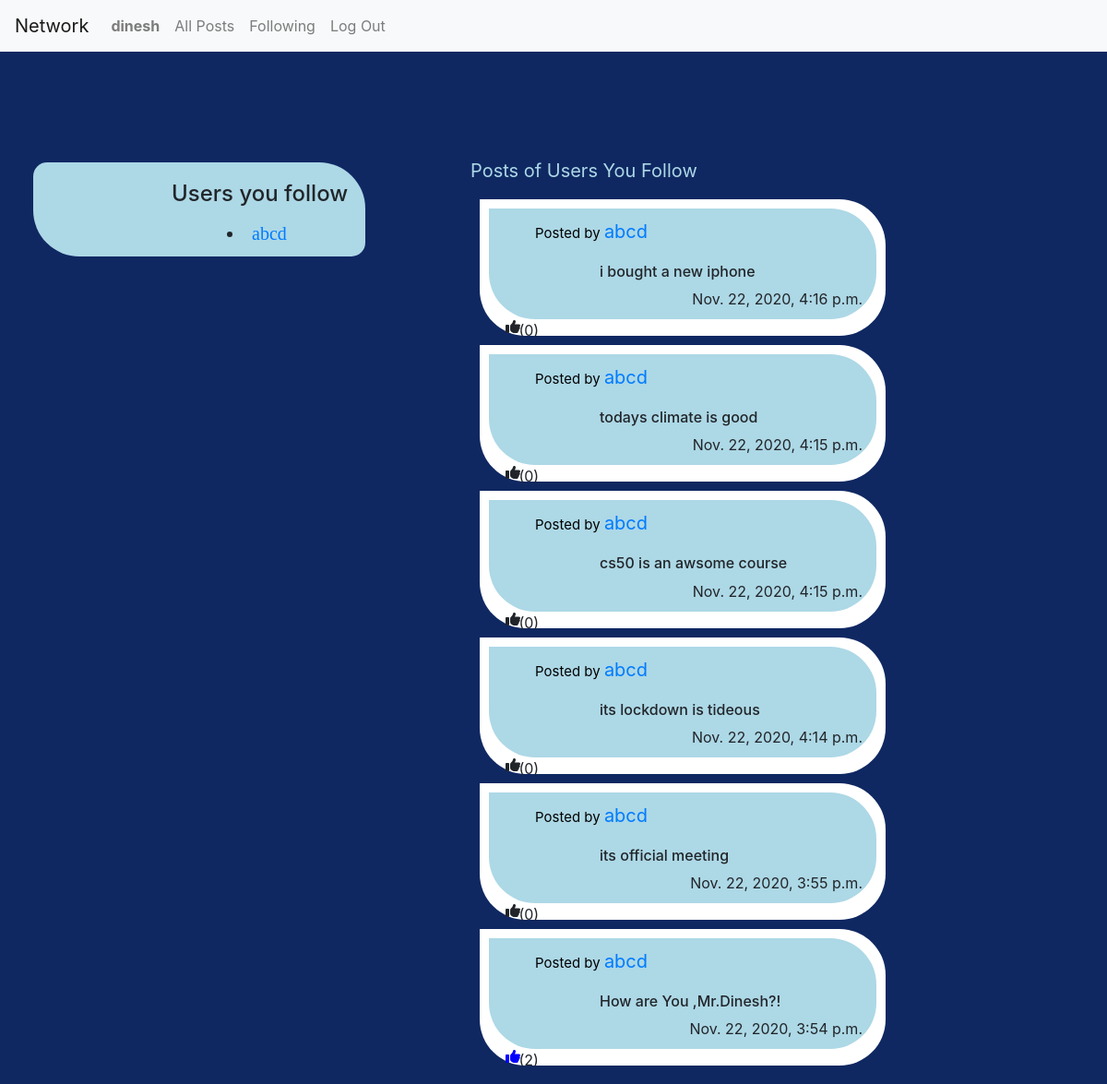
The page /following (signed in) on the database its author committed.
### network/models.py (models this page shows, shortened)
class User(AbstractUser):
	likes=models.ManyToManyField('Posts',related_name='fans')
	follows=models.ManyToManyField('self',symmetrical=False,related_name="followers")

class Posts(models.Model):
	author=models.ForeignKey(User,on_delete=models.CASCADE,related_name="posted")
	content=models.CharField(max_length=300)
	date=models.DateTimeField()
	totallikes=models.IntegerField(default=0)

### network/views.py (the view)
# urls.py: path("following",views.following,name="following"),
def following(request):
    user_current=User.objects.get(username=request.user)
    following_users=user_current.follows.all()
    postslikedbyuser=user_current.likes.all()
    posts_followed=Posts.objects.filter(author__in=following_users).order_by('date')
    posts_followed=posts_followed[::-1]
    paginator=Paginator(posts_followed,10)
    l={"user_current":user_current,"user_follows":following_users,"posts":paginator.get_page(request.GET.get('page')),"postsliked":postslikedbyuser}
    return render(request,"network/following.html",l)

### network/templates/network/following.html (shortened to what this page needs)
{% extends "network/layout.html" %}
{% block body %}
	{% if user.is_authenticated %}
    <div id="profile">
         <h4 >Users you follow</h4>
        <div id="users">
         {% for use in user_follows %}
               <li><a href="{% url 'profile' user.username %}" id="atag">{{ use.username }}</a></li>
         {% empty %}
               <li id="atag">You haven't followed any users</li>
         {% endfor %}
        </div>
    </div>
    <div id="pagiator" style="color:#add8e6 ">
              &nbsp;<strong>{{posts.number}}</strong>&nbsp;
    </div>
		<div id ="allpost">
            <p style="color:#add8e6;font-size: 20px; ">Posts of Users You Follow</p>
   			{% for post in posts %}
   			<div style="padding: 10px; padding-bottom: 18px; background-color: white;margin:10px;">
   			    <div id="content{{post.pk}}">
                <p  style="font-size:15px;color: black;">Posted by
   			 	      <a href="{% url 'profile' post.author %}" style="padding-left: 0px; font-size: 20px;">{{post.author}}</a></p>
   			 	      <h6 style="padding-left: 70px;padding-top: 3px;">{{post.content}}</h6>
   			 	      <li class="row justify-content-end" style="padding-right: 20px;">{{post.date}}</li>
   			    </div>
            {% if post in postsliked %}
            <i class="fas fa-thumbs-up " style="color: blue;" id="likepost" data-id="{{post.pk}}"></i><span style="position: absolute; left:13% " id="totallikes{{post.pk}}">({{post.totallikes}})</span>
            {% else %}
            <i class="fas fa-thumbs-up "  id="likepost"  data-id="{{post.pk}}"></i><span style="position: absolute; left:13% " id="totallikes{{post.pk}}">({{post.totallikes}})</span>
            {% endif %}
   			</div>
            {% empty%}
               <p> No Posts.</p>
   			 {% endfor %}
   		</div>
   	{% endif %}
{% endblock %}

### network/templates/network/layout.html (shortened to what this page needs)
{% load static %}
<!DOCTYPE html>
<html lang="en">
    <head>
        <link rel="stylesheet" href="https://stackpath.bootstrapcdn.com/bootstrap/4.4.1/css/bootstrap.min.css">
        <link href="{% static 'network/styles.css' %}" rel="stylesheet">
    </head>
    <body style="background-color:  #0f2862">
        <nav class="navbar navbar-expand-lg navbar-light bg-light" >
            <a class="navbar-brand" href="{% url 'index' %}">Network</a>
            <div >
              <ul class="navbar-nav mr-auto">
                {% if user.is_authenticated %}
                    <li class="nav-item">
                        <a class="nav-link" href="{% url 'profile' user.username %}"><strong>{{ user.username }}</strong></a>
                    </li>
                {% endif %}
                <li class="nav-item">
                  <a class="nav-link" href="{% url 'allposts' %}">All Posts</a>
                </li>
                {% if user.is_authenticated %}
                    <li class="nav-item">
                        <a class="nav-link" href="{% url 'following' %}">Following</a>
                    </li>
                    <li class="nav-item">
                        <a class="nav-link" href="{% url 'logout' %}">Log Out</a>
                    </li>
                {% endif %}
              </ul>
            </div>
          </nav>
        <div class="body">
            {% block body %}
            {% endblock %}
        </div>
    </body>
</html>

### network/templates/network/layout.html (style rules this page uses)
#allpost { position: absolute; top:40px; right:200px; left:20px; margin-left: 40%; margin-top:10%; padding:10px; width:40%; border-radius: 50px; }
#allpost div { padding:10px; padding-left: 50px; background-color: #add8e6; border-bottom-left-radius: 50px; border-top-right-radius: 50px; border-bottom-left-radius: 50px; border-bottom-right-radius: 50px; }
#pagiator { position: absolute; left:74%; top: 25%; }

### network/templates/network/following.html (style rules this page uses)
h4 { padding-top: 10px; padding-left: 140px; padding-bottom: 5px; }
#users { font-size: 20px; padding-left: 200px; }
#profile { margin-top: 10%; margin-left: 3%; width: 30%; padding: 10px; position: fixed; border-bottom-left-radius: 50px; border-top-right-radius: 50px; border-top-left-radius: 15px; border-bottom-right-radius: 15px; border-color: 1px solid blue; background-color: #add8e6; }
#atag { font-family: cursive; }
#likepost { position: absolute; left:10%; }

### rows shown on the page
User: username "dinesh"
User: username "abcd"
Posts: author "abcd", content "i bought a new iphone", date "Nov. 22, 2020, 4:16 p.m.", totallikes "0"
Posts: author "abcd", content "todays climate is good", date "Nov. 22, 2020, 4:15 p.m.", totallikes "0"
Posts: author "abcd", content "cs50 is an awsome course", date "Nov. 22, 2020, 4:15 p.m.", totallikes "0"
Posts: author "abcd", content "its lockdown is tideous", date "Nov. 22, 2020, 4:14 p.m.", totallikes "0"
Posts: author "abcd", content "its official meeting", date "Nov. 22, 2020, 3:55 p.m.", totallikes "0"
Posts: author "abcd", content "How are You ,Mr.Dinesh?!", date "Nov. 22, 2020, 3:54 p.m.", totallikes "2"
